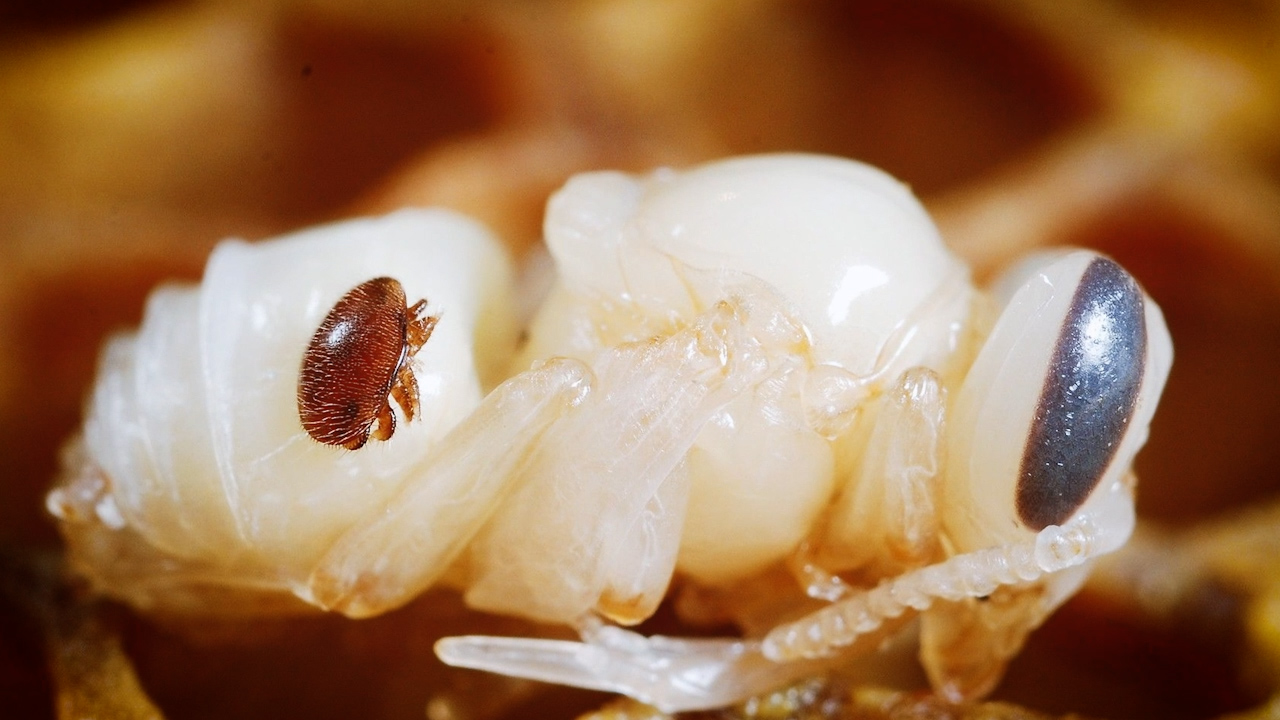
#> input picture apiryapp3.0/postpic/Archivos PDF/VARROA_LABESANAENVERDE.jpg, 1280 x 720 px, found by its file name; its folder holds only this picture in this run
$ python cv.py
#> lines starting #> are read from the running program, lines starting #| are printed output that depends on the picture; after the words box and inside, x2 and y2 are one past the last pixel; in counts of white or black regions, pixels touching at a corner belong together
import html
import numpy as np
import cv2
import os

input_images_path = "C:/Users/andre/OneDrive/Escritorio/apiryapp3.0/postpic/Archivos PDF"
files_names = os.listdir(input_images_path)
for file_name in files_names:
    if file_name.split(".")[-1] not in ["jpeg", "jpg", "png"]:
        continue
    image_path = input_images_path + "/" + file_name
    image = cv2.imread(image_path)
#> image is the input picture: shape (720, 1280, 3); mean B, G, R 86, 117.8, 157
    if image is None:
        continue

    cv2.imshow("image", image)
    cv2.waitKey(1000)  # Espera 1 segundo antes de mostrar la siguiente imagen

    # Convertimos a escala de grises
    gris = cv2.cvtColor(image, cv2.COLOR_BGR2GRAY)
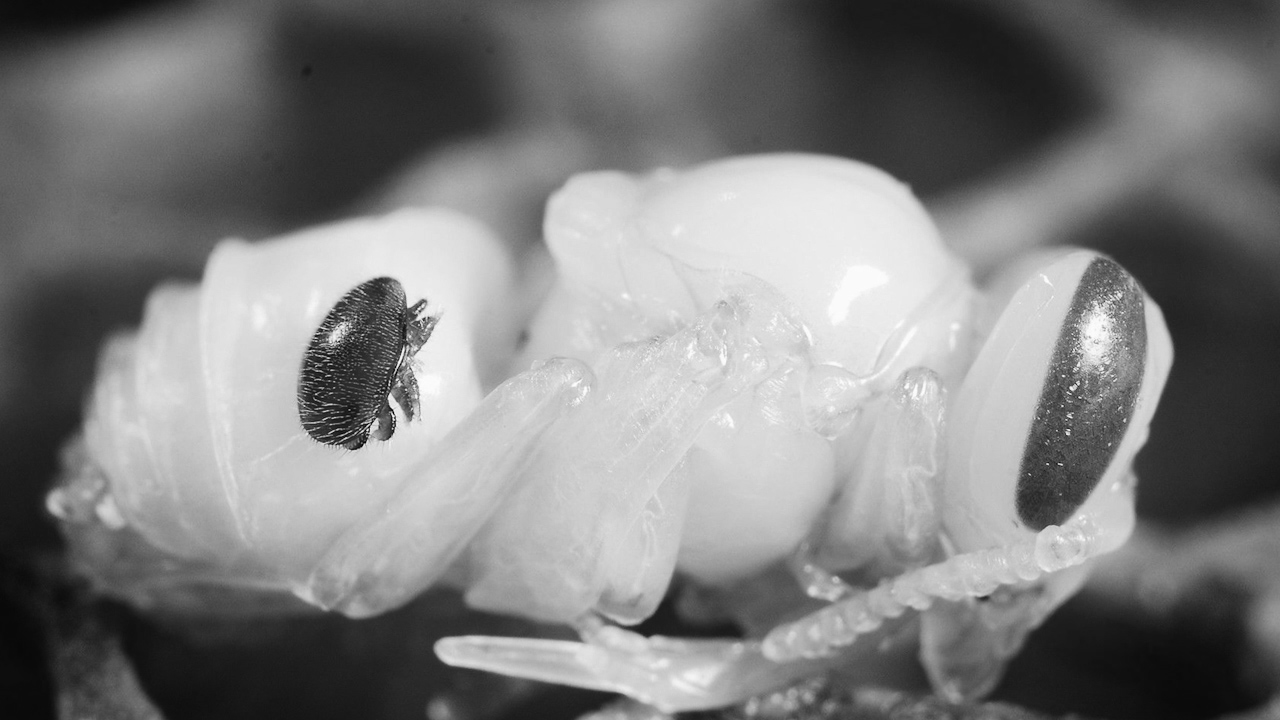
#> gris: shape (720, 1280); min 2, max 254, mean 125.9
    cv2.imshow("gris", gris)
    cv2.waitKey(1000)

    # Aplicar suavizado Gaussiano
    gauss = cv2.GaussianBlur(gris, (15,15), 0)
    cv2.imshow("suavizado", gauss)
    cv2.waitKey(1000)

    # Detectamos los bordes con Canny
    canny = cv2.Canny(gauss, 120, 175)
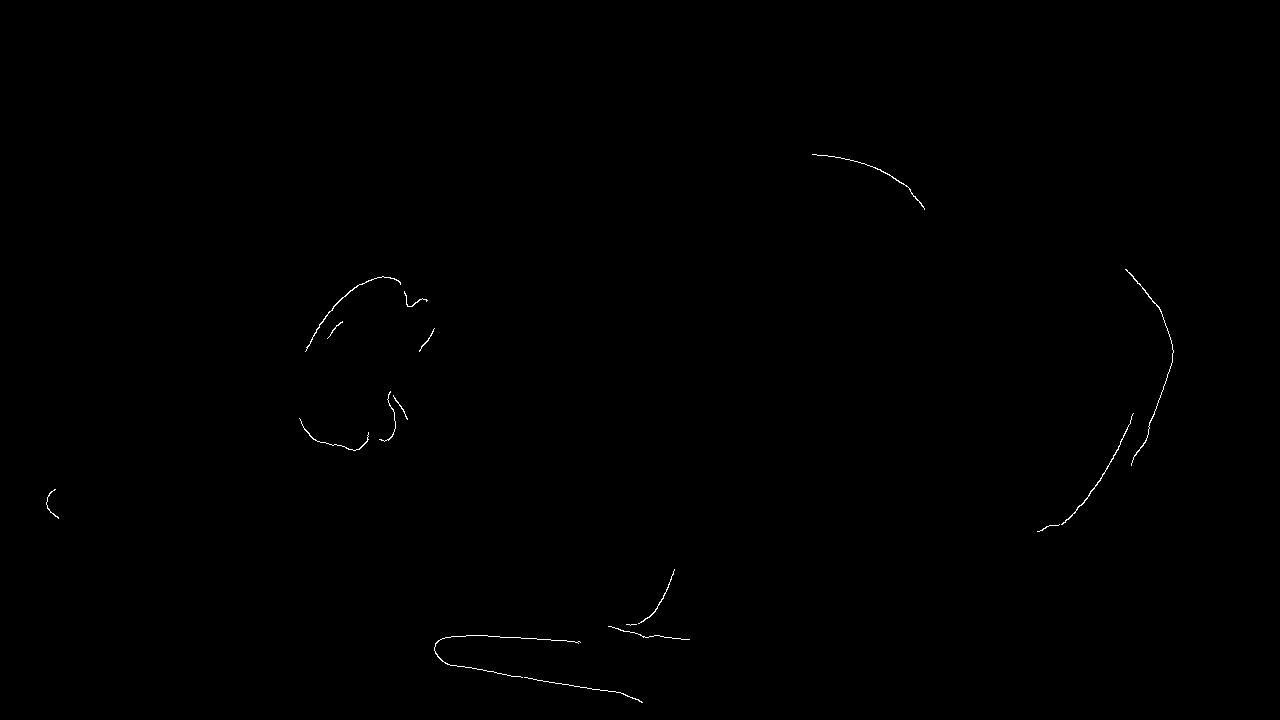
#> canny: shape (720, 1280); 0.18% white in thin lines or dots, all inside (x1, y1, x2, y2) = (46, 154, 1174, 703)
    cv2.imshow("canny", canny)
    cv2.waitKey(1000)

    # Buscamos los contornos
    (contornos,_) = cv2.findContours(canny.copy(), cv2.RETR_EXTERNAL, cv2.CHAIN_APPROX_SIMPLE)
#> contornos = 17 contours, 11 with area under 20; largest, box (x1, y1, x2, y2) and area: (305, 276, 401, 352) 52, (1061, 413, 1134, 525) 51, (1125, 269, 1174, 466) 44, (812, 154, 925, 210) 26, (638, 569, 675, 624) 26, (299, 418, 369, 451) 22

    # Mostramos el número de objetos por consola
    print("He encontrado {} ".format(len(contornos)))
#| He encontrado 17
    numero_objetos = len(contornos)
#> numero_objetos = 17
nombre = f"He encontrado {numero_objetos} "
#> nombre = 'He encontrado 17 '
mensaje = f"Varroas localizadas, {nombre}!"
#> mensaje = 'Varroas localizadas, He encontrado 17 !'

html_content = f"""
<!DOCTYPE html>
<html lang="es">
<head>
    <meta charset="UTF-8">
    <meta http-equiv="X-UA-Compatible" content="IE=edge">
    <meta name="viewport" content="width=device-width, initial-scale=1.0">
    <title>Página de Saludo</title>
</head>
<body>
    <h1>{html.escape(mensaje)}</h1>
    <h1>Si el porcentaje es elevado a dichas cantidades como se muestra en la tabla es recomendable tomar acciones apresuradas para el bienestar de tu colmena</h1>
    <img src="C:/Users/andre/OneDrive/Escritorio/apiryapp3.0/tabla.png">
    <h2>Manuales para disminuir la cifra elevada de Varroa destructor</h2>
    <h3>1.-Modo 1 para disminuir las varroas destructoras</h3>
    <a href="https://www.latiendadelapicultor.com/blog/varroa-destructor-que-es-y-como-tratarla/">Más información sobre Varroa Destructor</a><br>
    <h3>2.-Modo 2 para disminuir las varroas destructoras</h3>
    <a href="https://osiap.org.mx/senasica/sites/default/files/Varroa1%20(1)-ilovepdf-compressed.pdf">Documento sobre el control de Varroa</a><br>
    <h3>3.-Modo 3 para disminuir las varroas destructoras</h3>
    <a href="https://pollinators.psu.edu/assets/uploads/documents/Me%CC%81todos-para-el-control-de-Varroa-destructor-un-enfoque-de-manejo-integrado-de-plagas.pdf">Métodos para el control de Varroa - The Center for Pollinator Research</a>
</body>
</html>
"""

with open ("C:/Users/andre/OneDrive/Escritorio/apiryapp3.0/resultado.doc", "w") as f:
     f.write(html_content)

    # Hallar contornos
cv2.drawContours(image,contornos,-1,(0,0,255), 2)
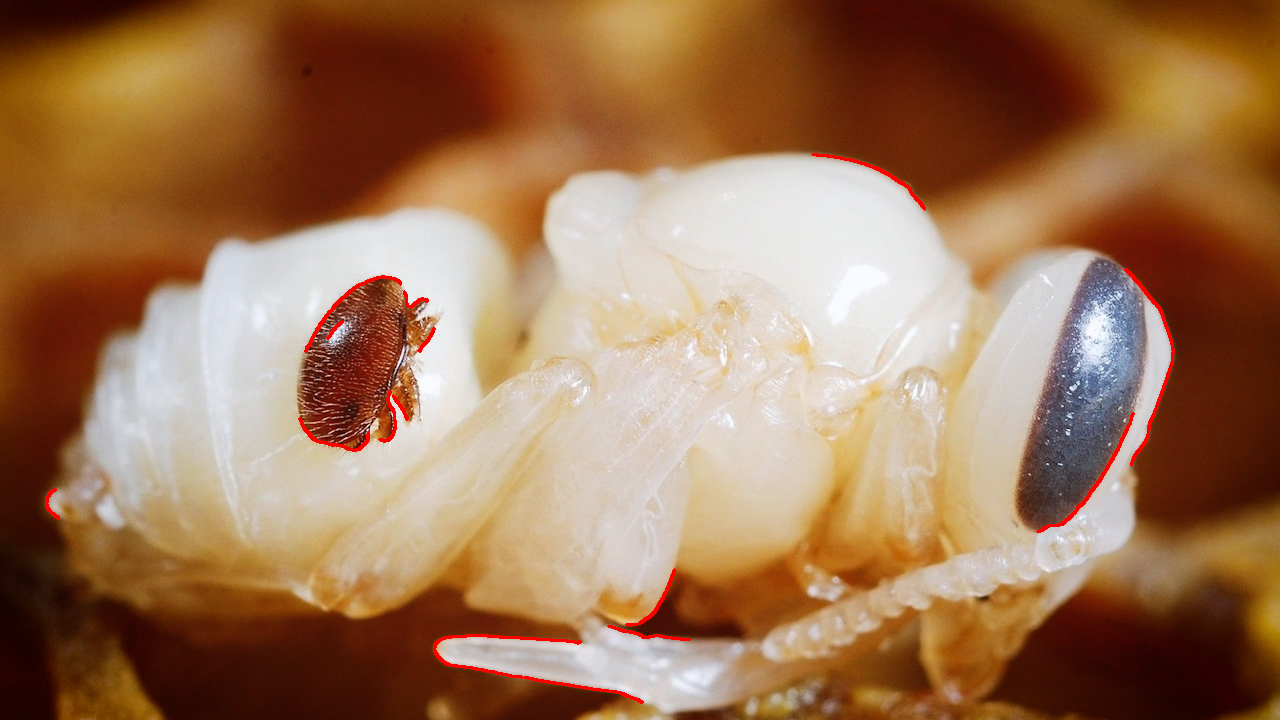
#> image: shape (720, 1280, 3); 0.6% of pixels changed, all inside (x1, y1, x2, y2) = (45, 153, 1175, 704)
cv2.imshow("contornos", image)
cv2.waitKey(1000)  # Espera 1 segundo antes de mostrar la siguiente imagen

cv2.destroyAllWindows()

$ run again, on apiryapp3.0/postpic/Archivos PDF/Varroa.jpg
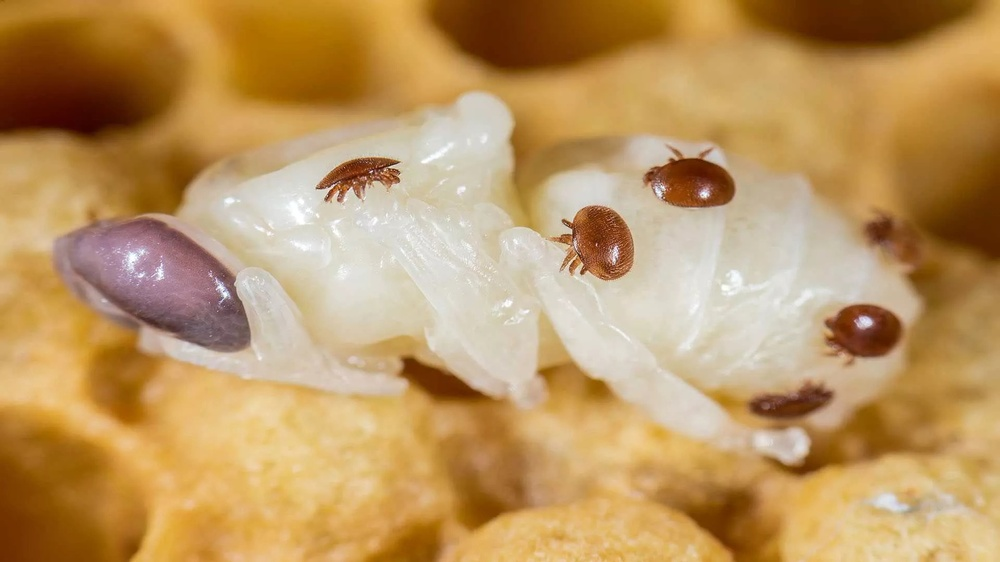
#> input picture apiryapp3.0/postpic/Archivos PDF/Varroa.jpg, 1000 x 562 px, shrunk from 1920 x 1080 before the run, found by its file name
#> image is the input picture: shape (562, 1000, 3); mean B, G, R 97.8, 150.5, 188.4
#> `canny = cv2.Canny(gauss, 120, 175)`:
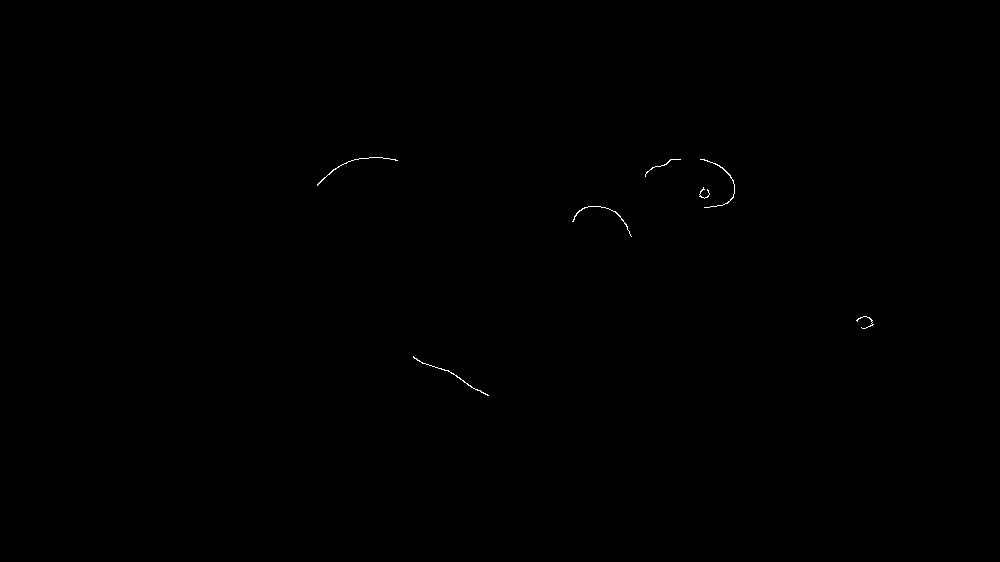
#> canny: shape (562, 1000); 0.09% white in thin lines or dots, all inside (x1, y1, x2, y2) = (317, 157, 874, 396)
#> contornos = 7 contours, 4 with area under 20; largest, box (x1, y1, x2, y2) and area: (413, 356, 489, 396) 26, (700, 159, 735, 208) 22, (572, 206, 632, 237) 20
#| He encontrado 7
#> numero_objetos = 7
#> nombre = 'He encontrado 7 '
#> mensaje = 'Varroas localizadas, He encontrado 7 !'
#> `cv2.drawContours(image,contornos,-1,(0,0,255), 2)`:
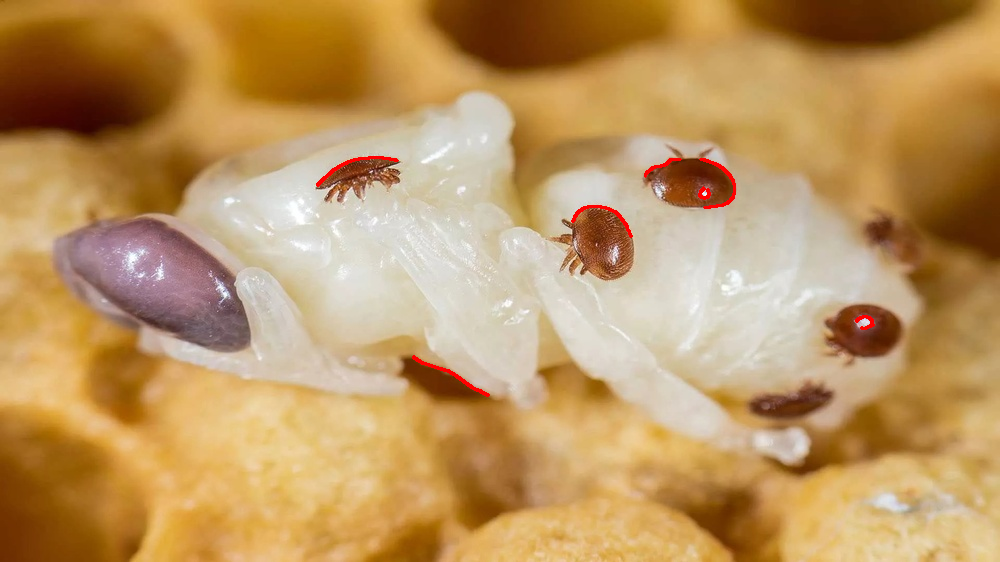
#> image: shape (562, 1000, 3); 0.3% of pixels changed, all inside (x1, y1, x2, y2) = (316, 156, 875, 397)
